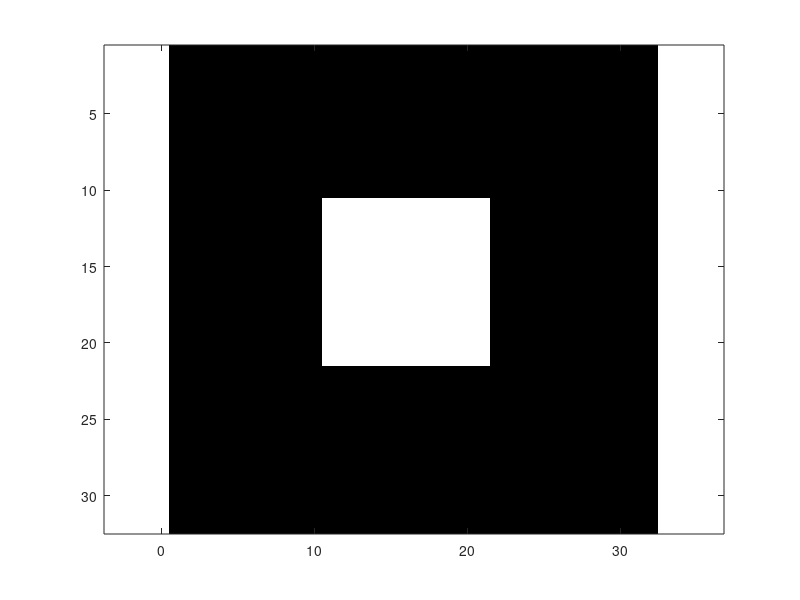

This figure's MATLAB source:
close all
clear all
clc

N = 32;
Matrix = zeros(N);
Size = 10; % Modifique aqui para o tamanho desejado do quadrado
Angle = 0; % Ângulo de rotação em graus
Position = [16, 16]; % Centro do quadrado

% Define os vértices do quadrado antes da rotação
halfSize = Size / 2;
x = [-halfSize, halfSize, halfSize, -halfSize, -halfSize] + Position(1);
y = [-halfSize, -halfSize, halfSize, halfSize, -halfSize] + Position(2);

% Aplica a rotação
R = [cosd(Angle), -sind(Angle); sind(Angle), cosd(Angle)];
vertices = R * [x - Position(1); y - Position(2)] + repmat(Position', 1, 5);

% Desenha as linhas do quadrado na matriz
for i = 1:4 % Existem 4 lados no quadrado
    % Calcula as coordenadas da linha usando interpolação
    x_line = linspace(vertices(1, i), vertices(1, i + 1), max(N, Size*2));
    y_line = linspace(vertices(2, i), vertices(2, i + 1), max(N, Size*2));
    
    % Arredonda as coordenadas para os índices mais próximos e desenha na matriz
    for j = 1:length(x_line)
        u = round(y_line(j)); % Note a troca aqui para corresponder aos índices da matriz
        v = round(x_line(j));
        if u >= 1 && u <= N && v >= 1 && v <= N
            Matrix(u, v) = 1;
        end
    end
end

% Preenche o quadrado
% Para um preenchimento simples, podemos pintar entre as linhas verticais do quadrado.
for x_fill = min(vertices(1, :)):max(vertices(1, :))
    for y_fill = min(vertices(2, :)):max(vertices(2, :))
        u = round(y_fill);
        v = round(x_fill);
        if u >= 1 && u <= N && v >= 1 && v <= N
            Matrix(u, v) = 1;
        end
    end
end

% Mostra a matriz
imagesc(Matrix);
axis equal;
axis tight;
colormap('gray'); % Use uma paleta de cores em escala de cinza para melhor visualização
